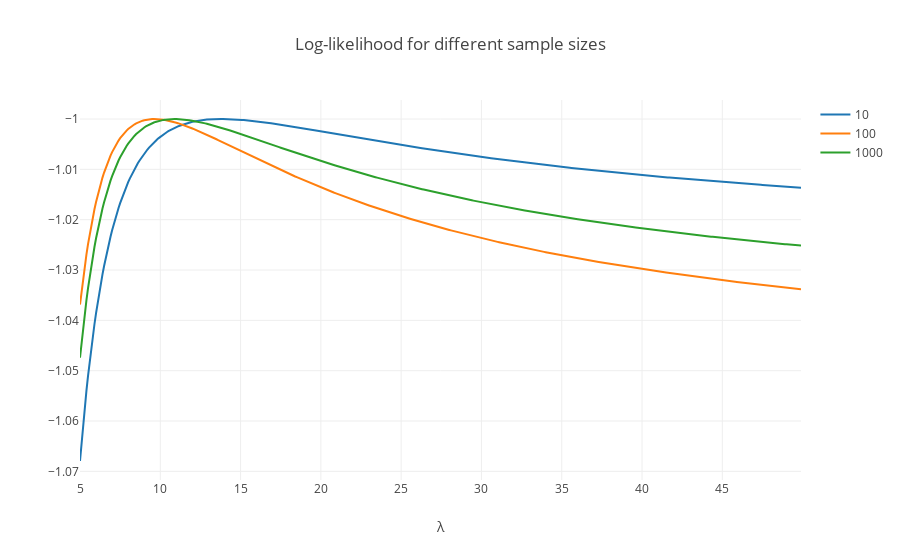

This figure's notebook cell:
### Markdown cell above
## 3. Statistical inference & maximum likelihood

### 3.1 Normalization

Imposing that the integral over the probability density is equal to 1, we obtain the normalization constant as:
$$ Z(\lambda) = \lambda ( e^{-\frac{1}{\lambda}} - e^{-\frac{20}{\lambda}} ) $$
Since the x_i random variables are i.i.d, we have:
$$ \mathbb P(\{x_i\}) = \prod_{i}^{}{\mathbb P(x_i)}  
$$

### 3.2–3.3 Likelihood

As we can see from the plots the likelihood is more or less peaked around the true value of $\lambda$ (the bigger is the number of samples N the closer the peak will be to the real one and the sharper the peak will be on average). The peak is broader on the left part of the curve. For this reason we expect to have a bigger mean square error for bigger value of $\lambda$

### 3.4 Cramers–Rao bound
We expect that the maximum likelihood estimator respects the bound as an equality (for N big enough, since for $N \rightarrow \infty$ the estimator is unbiased). Indeed we have a very good agreement between the empirical (i.e. computed on the samples) MSE and $\frac{1}{N \cdot I}$. Of course since the latter is empirical there are fluctuactions around this value (that decreases as N decrease).

#### Estimator properties

The log likelihood function is
$$
\mathcal{L} =-\dfrac{\sum_{i=1}^{N} x_{i}}{\lambda}-N\log(Z(\lambda))
$$

Maximizing $\mathcal{L}$ we obtain a condition on the maximum likelihood estimator of $\lambda_{ML}$:

$$
\dfrac{\sum_{i=1}^{N} x_{i}}{\lambda_{ML}^{2}}-N\dfrac{Z'(\lambda_{ML})}{Z(\lambda_{ML})}=0
$$
which can be recast in the form:
$$
\lambda_{ML} +\dfrac{  e^{-1/\lambda_{ML}}  -20 e^{-20/\lambda_{ML}} }     {e^{-1/\lambda_{ML}} - e^{-20/\lambda_{ML}} }     = \dfrac{\sum_{i=1}^{N} x_{i}}{N}
$$

Taking the expectation value on both sides:


$$
\begin{align*}
\mathbb{E}\left[\lambda_{ML} +\dfrac{  e^{-1/\lambda_{ML}}  -20 e^{-20/\lambda_{ML}} }     {e^{-1/\lambda_{ML}} - e^{-20/\lambda_{ML}} }\right] = \mathbb{E}\left[\dfrac{\sum_{i=1}^{N} x_{i}}{N}\right]
\end{align*}
$$

We can see the right hand side is just the estimator of the mean (which is unbiased) and we can write:

$$
\mathbb{E}\left[\lambda_{ML} +\dfrac{  e^{-1/\lambda_{ML}}  -20 e^{-20/\lambda_{ML}} }     {e^{-1/\lambda_{ML}} - e^{-20/\lambda_{ML}} }\right] = \lambda +\dfrac{  e^{-1/\lambda}  -20 e^{-20/\lambda} }     {e^{-1/\lambda} - e^{-20/\lambda} } \doteq \varphi(\lambda)
$$

$$
\mathbb{E}[\varphi(\lambda_{ML})] = \varphi(\lambda)
$$


We will now prove by contradiction that $\lambda_{ML}$ is a biased estimator of $\lambda$. Let's suppose the contrary (i.e. $\mathbb{E}[\lambda_{ML}]=\lambda$) then we have:

$$
\mathbb{E}[\varphi(\lambda_{ML})] = \varphi(\mathbb{E}[\lambda_{ML}])
$$

Since $\varphi$ is strictly concave, Jensen’s inequality implies
$$
\mathbb{E}[\varphi(\lambda_{ML})] < \varphi(\mathbb{E}[\lambda_{ML}])
$$

But this is absurd, therefore $\mathbb{E}[\lambda_{ML}] \neq \lambda$, that is the estimator is stictly speaking biased. Of course we know that the bias will tends to zero as N goes to infinity, so that for N sufficiently large we can consider it unbiased. 

#### Fisher information   
The computation of the Fisher information is quite long, we will thus introduce some ausiliary variable to make things easier. Let's define:  

$$
e_i \doteq e^{-\frac{1}{\lambda}} - 20^i e^{-\frac{20}{\lambda}}, \space i = 0, 1, 2
$$

So that we have:  
$$
\mathbb E[x_i] = \lambda + \frac{e_1}{e_0}
$$

Let's compute now the Fisher information (for one random variable $x_i$):  

$$
\begin{align*}
I(\lambda) &= -\mathbb E\left[\frac{\partial}{\partial\lambda^2}\log{\frac{e^{-\frac{x}{\lambda}}}{Z(\lambda)}}\right] = \space ... \space = \frac{1}{\lambda^4} \left[ \lambda^2 +\frac{e_2}{e_0} + \left(\frac{e_1}{e_0}\right)^2 \right]
\end{align*}
$$

This quantity turns out to be strictly linked to the varaince of $s_i$. In particular:  


$$
\begin{align*}
I(\lambda) &= \frac{V[x_i]}{\lambda^4}
\end{align*}
$$

### Code cell
def sample_exp(lambd, N=1):
    """Sample from the truncated exponential distribution."""
    return -lambd*np.log(np.random.uniform(np.exp(-20/lambd), np.exp(-1/lambd), N))


def pdf_exp(lambd, x):
    """Probability Density Function of the truncated exponential."""
    return np.exp(-x/lambd) / (lambd*(np.exp(-1/lambd) - np.exp(-20/lambd)))


def log_likelihood(lambd, sample, sign=1.0):
    """Calculate the log-likelihood given a sample and lambda."""
    return sign * np.sum(np.log(pdf_exp(lambd, sample)))


lambda_true = 10.
Ns = [10, 100, 1000]

samples = [sample_exp(lambda_true, N) for N in Ns]
lambdas = np.arange(5, 50, 0.1)

data = []

for s in samples:
    lh = [log_likelihood(l, s) for l in lambdas]
    i_max = np.argmax(lh)

    data.append(Scatter(
        x = lambdas,
        y = lh / np.abs(lh[i_max]),
        name = len(s)
    ))

lyt = Layout(
    title="Log-likelihood for different sample sizes",
    xaxis=dict(title="λ")
) 
py.iplot(Figure(data=data, layout=lyt) )

### Figure 1 — Plotly figure (JSON) as saved in the notebook; plotly's stock layout.template omitted (floating-point values rounded to 4 significant figures; data arrays with more than 128 entries replaced by an {"elided": "..."} marker saying what was removed)
{"data": [{"name": 10, "type": "scatter", "x": {"elided": "450 float values"}, "y": {"elided": "450 float values"}}, {"name": 100, "type": "scatter", "x": {"elided": "450 float values"}, "y": {"elided": "450 float values"}}, {"name": 1000, "type": "scatter", "x": {"elided": "450 float values"}, "y": {"elided": "450 float values"}}], "layout": {"title": "Log-likelihood for different sample sizes", "xaxis": {"title": "λ"}}}
